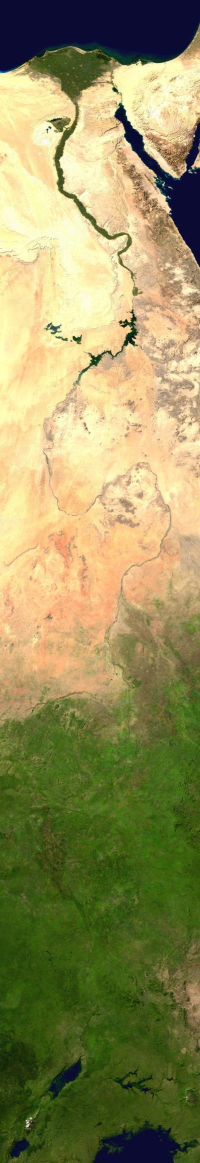
#> input picture labor/03-bilder/werkzeug/original/nil-gesamt.jpg, 400 x 2325 px (shown at 1/2 size)
$ python bilder.py
#> lines starting #> are read from the running program, lines starting #| are printed output that depends on the picture
"""Bild-Werkstatt für labor/03-bilder: macht aus den Originalen (werkzeug/original/) spielfertige Dateien (assets/).

Schritte:
  1. Nilkarte, Delta, Barken, Murchison: zuschneiden/verkleinern, als WebP speichern (klein, iPad-Safari kann es).
  2. Gizeh-Panorama: Straße, Fahrzeuge und Kiste entfernen (Pixel von daneben übernehmen bzw. Inpainting),
     Pyramiden über Umriss + Farbe freistellen (Himmel und Dunst werden durchsichtig), Boden als eigene Ebene.
  3. Menna-Malerei: zusätzlich eine „Umzeichnung“ (nur die Linien) als durchsichtige Ebene.

Aufruf aus dem Repo-Ordner:  python3 labor/03-bilder/werkzeug/bilder.py
Abhängigkeiten (nur für dieses Werkzeug, nicht für die Seite): Pillow, numpy, opencv-python
"""
import json
from pathlib import Path
import cv2
import numpy as np
from PIL import Image, ImageDraw, ImageFilter

HIER = Path(__file__).resolve().parent
ORIG = HIER / "original"
OUT = HIER.parent / "assets"


def webp(img, name, q=82):
    img.save(OUT / name, "WEBP", quality=q, method=6)
    return (OUT / name).stat().st_size


def einfach():
    groessen = {}
    groessen["nil-gesamt.webp"] = webp(Image.open(ORIG / "nil-gesamt.jpg"), "nil-gesamt.webp", 86)
#> in webp, img is the input picture: PIL image 400x2325 RGB; mean R, G, B 148.4, 143.7, 92
    groessen["nil-delta.webp"] = webp(Image.open(ORIG / "nil-delta.jpg"), "nil-delta.webp", 82)
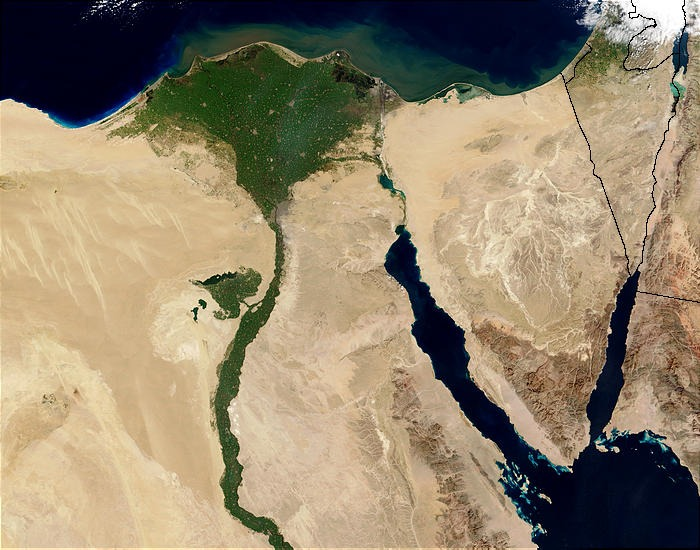
#> input picture labor/03-bilder/werkzeug/original/nil-delta.jpg, 700 x 550 px
#> in webp, img is the input picture: PIL image 700x550 RGB; mean R, G, B 147.2, 133.4, 109
    for n in ("sonnenbarke-1", "sonnenbarke-4"):
        groessen[f"{n}.webp"] = webp(Image.open(ORIG / f"{n}.jpg"), f"{n}.webp", 80)
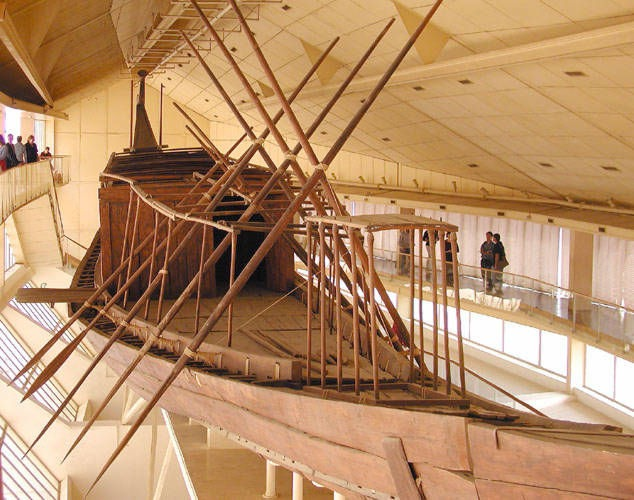
#> input picture labor/03-bilder/werkzeug/original/sonnenbarke-1.jpg, 634 x 500 px
#> in webp, img is the input picture: PIL image 634x500 RGB; mean R, G, B 182.6, 140.9, 102.2
    m = Image.open(ORIG / "murchison-falls.jpg")
    m = m.resize((1200, round(1200 * m.height / m.width)), Image.LANCZOS)
    groessen["murchison-falls.webp"] = webp(m, "murchison-falls.webp", 78)
    return groessen


# [113 lines left out: functions strecke, gizeh, menna, not called in this run]


if __name__ == "__main__":
    OUT.mkdir(parents=True, exist_ok=True)
#> (the run stopped early here; a loop or call above may not have finished)
